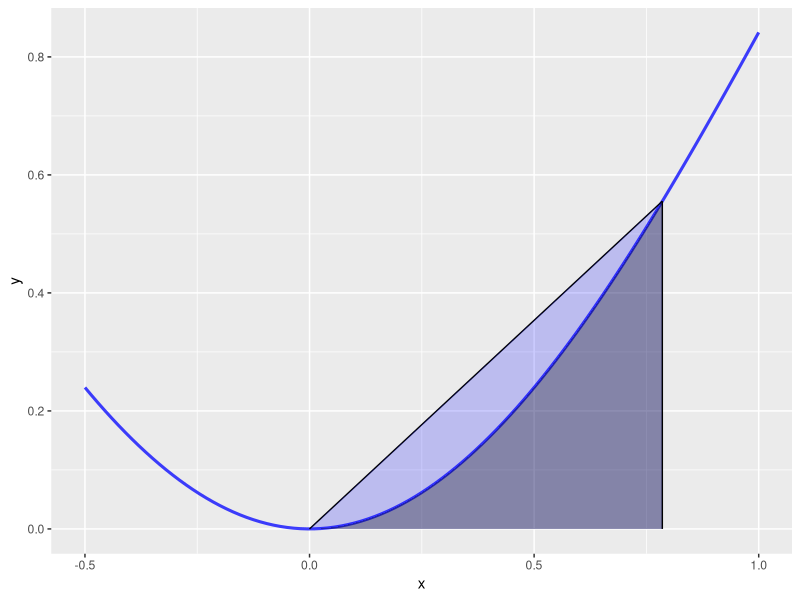
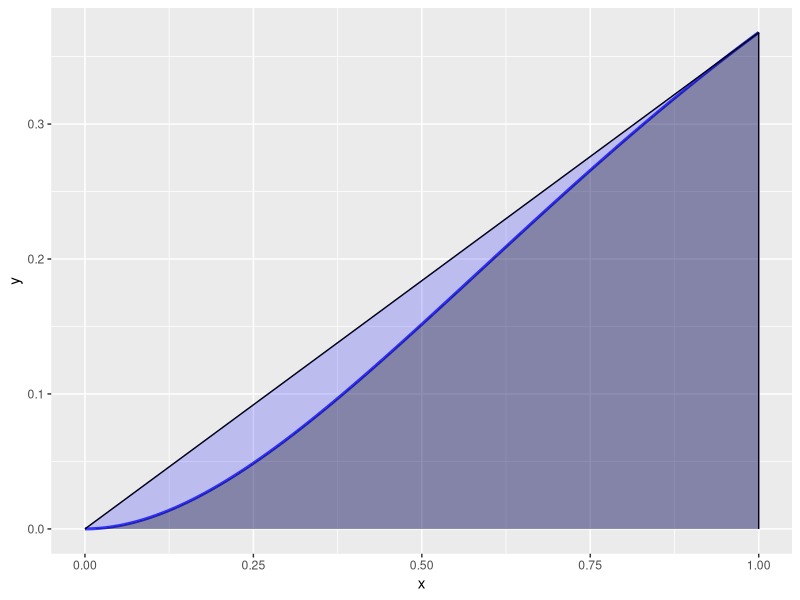
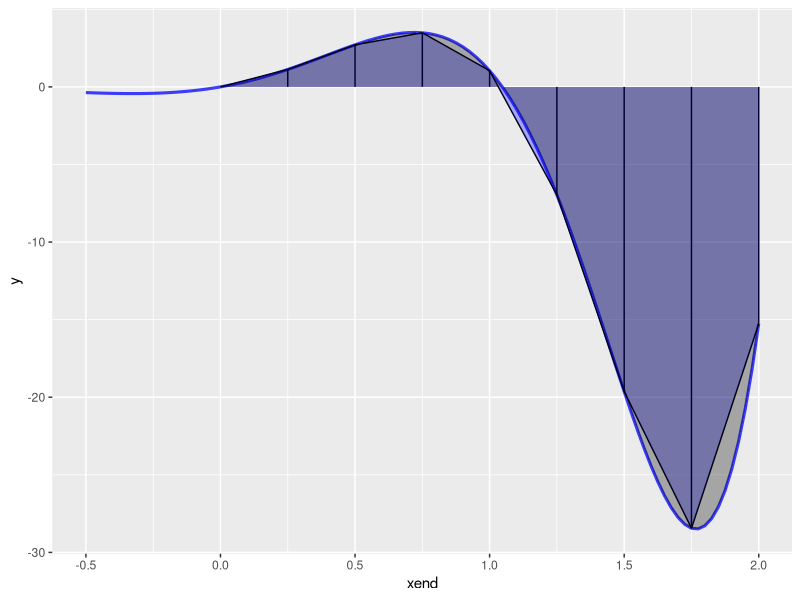
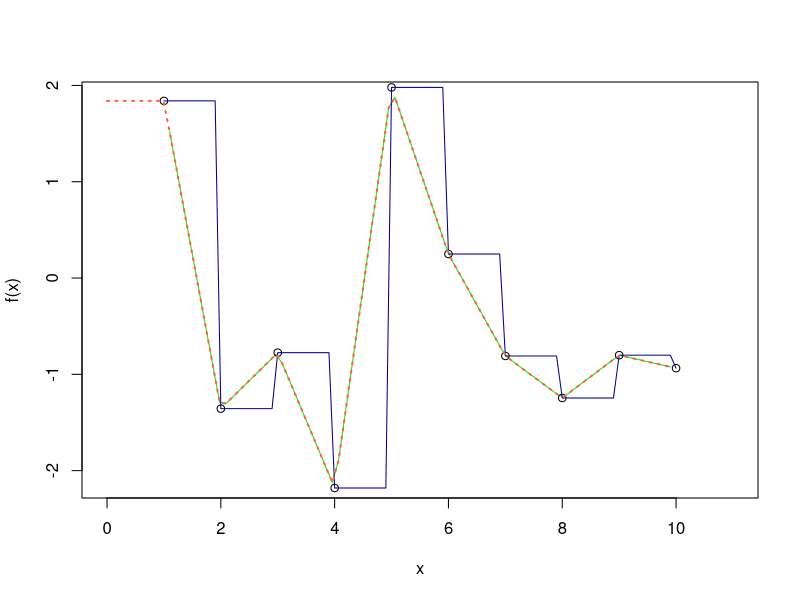

The R source for these figures, in order: (Note: this script raises an error after producing the figures.)
## ---- chunk 1


library(stringr)
library(tidyverse)
library(lubridate)
library(ggplot2)
library(zoo)

## ---- chunk 2

f <- function(x) {
  return(x * sin(x))
}
# Create a data frame to store all the points needed for the approximation trapezoid
df <- data.frame(cbind(c(0, pi/4, pi/4, 0), c(0, f(pi/4), 0, 0)))
# Plot the function and its approximation by the trapezoidal rule
ggplot(data = data.frame(x = 0), mapping = aes(x = x)) + 
  stat_function(fun = f, size = 1.05, alpha = 0.75, color='blue') + 
  geom_segment(aes(x = 0, y = 0, xend = pi/4, yend = f(pi/4))) + 
  geom_segment(aes(x = pi/4, y = 0, xend = pi/4, yend = f(pi/4))) + 
  geom_polygon(data = df, aes(x=X1, y=X2), fill = 'blue', alpha = 0.2) + 
  geom_area(stat = 'function', fun = f, fill = 'black', alpha = 0.3, xlim = c(0, pi/4)) + 
  xlim(c(-0.5,1))



## ---- chunk 3


f2 <- function(x) {
  return(x^2 * exp(-x))
}
df <- data.frame(cbind(c(0, 1, 1, 0), c(0, f2(1), 0, 0)))
ggplot(data = data.frame(x = 0), mapping = aes(x = x)) + 
  stat_function(fun = f2, size = 1.05, alpha = 0.75, color='blue') + 
  geom_segment(aes(x = 0, y = 0, xend = 1, yend = f2(1))) + 
  geom_segment(aes(x = 1, y = 0, xend = 1, yend = f2(1))) + 
  geom_polygon(data = df, aes(x=X1, y=X2), fill = 'blue', alpha = 0.2) + 
  geom_area(stat = 'function', fun = f2, fill = 'black', alpha = 0.3, xlim = c(0, 1)) + 
  xlim(c(0,1))


## ---- chunk 4

trapezoid <- function(f, a, b) {
  if (is.function(f) == FALSE) {
    stop('f must be a function with one parameter (variable)')
  }
  
  h <- b - a
  
  fxdx <- (h / 2) * (f(a) + f(b))
  
  return(fxdx)
}


## ---- chunk 5

f3 <- function(x) {
  return(exp(2 * x) * sin(3 * x))
}


## VISUALIZATION OF COMPOSITE TRAPEZOID ESTIMATION

# Break the interval into n subintervals
seg <- seq.int(0, 2, length.out = 9)

# Initialize an empty vector to store function outputs
fx <- vector(length = length(seg))

# For each subinterval, calculate the function
for (i in 1:length(seg)) {
  fx[i] <- f3(seg[i])
}

# Collect the needed points into a data.frame
df <- data.frame(xend = seg, 
                 y = rep(0, 9), 
                 yend = fx, 
                 yend1 = c(fx[2:9], fx[9]), 
                 xend1 = c(seg[2:9], seg[9]))

# plot the function and its approximation
ggplot(data = df) + 
  stat_function(fun = f3, size = 1.05, alpha = 0.75, color='blue') + 
  geom_segment(aes(x=xend, y=y, xend=xend, yend=yend)) + 
  geom_segment(aes(x=xend, y=yend, xend=xend1, yend=yend1)) + 
  geom_ribbon(aes(x=xend, ymin=y, ymax=yend), fill = 'blue', alpha = 0.3) + 
  geom_area(stat = 'function', fun = f3, fill = 'black', alpha = 0.3, xlim = c(0, 2)) + 
  xlim(c(-0.5, 2))



## ---- chunk 6

#inputs: f = function, a = lower limit, b = upper limit, n = number of divisions
# from above:
#f <- function(x) {
#  return(x * sin(x))
#}

#As a refresher: the formula for the area of a trapezoid:
# A = 1/2h(b1 + b2). Or A = ((a+b)/2)h
# In our formula, the 1/2 * h becomes a constant that is distributed to the other terms (h / 2)

composite.trapezoid <- function(f, a, b, n) {
  if (is.function(f) == FALSE) {
    stop('f must be a function with one parameter (variable)') #I think this is a way to output an error message
  }
  
  h <- (b - a) / n #h = height of a single trapezoid on it's side.
  
  j <- 1:n - 1  #j = integer sequence from 1:n-1

  xj <- a + j * h #xj = variable given by: lower limit plus (lower limit + # of traps - 1) times h

  approx <- (h / 2) * (f(a) + (2 * sum(f(xj)) + f(b) ) )#    height divided by 2 (constant) * ( (y value at a))  +PLUS+
  # 2 times the (sum of y values at xj) +PLUS+  y values at b)
  
  return(approx)
}

composite.trapezoid(f3, 0, 2, 8)


## ---- chunk 7

x <- 1:10
y <- rnorm(10)
f <- approxfun(x, y)
curve(f(x), 0, 11, col = "green2")
points(x, y)
is.function(fc <- approxfun(x, y, method = "const")) # TRUE
curve(fc(x), 0, 10, col = "darkblue", add = TRUE)
## different extrapolation on left and right side :
plot(approxfun(x, y, rule = 2:1), 0, 11,
     col = "tomato", add = TRUE, lty = 3, lwd = 2)


## ---- chunk 8

x = c(0:100)
y = rnorm(101)
gt0 <- y[y>0]
print(gt0)

posArea = trapz(x(gt0), y(gt0));                       # % Area > 0
negArea = trapz(x(~gt0), y(~gt0));                     # % Area < 0

#I've already done the first part of separating the above-zero data and below-zero data using filter (See AUC_degree_day_trials.Rmd)

#Adding an interpolation part:

x <- order(1:100)
y <- sample(-22:40, 100, replace = TRUE)
length(x)
length(y)

df <- as.data.frame(cbind(x,y))



df$lead.y <- lead(df$y)
view(df)

FUN1 <- function(df){
  
  z.ct <- 0
  
  for(i in (1:nrow(df))){
    
    if(!is.na(df[i]$lead.y) & (df[i]$y * df[i]$lead.y < 0)){
  
  z.ct <- z.ct + 1
  print(z.ct)
}
}
}

sapply(seq_along(df), function(i){
  
  z.ct <- 0
    
    if(!is.na(df[[i]]$lead.y) & (df[[i]]$y * df[[i]]$lead.y < 0)){
  
  z.ct <- z.ct + 1
  print(z.ct)
}
  }
)

  
FUN1(df)

#FUN1(df)
lapply(df, FUN1)

pwalk(df, FUN1)

args(lapply)
#interp.FUN <- approx(x,y, xout = c(___))
